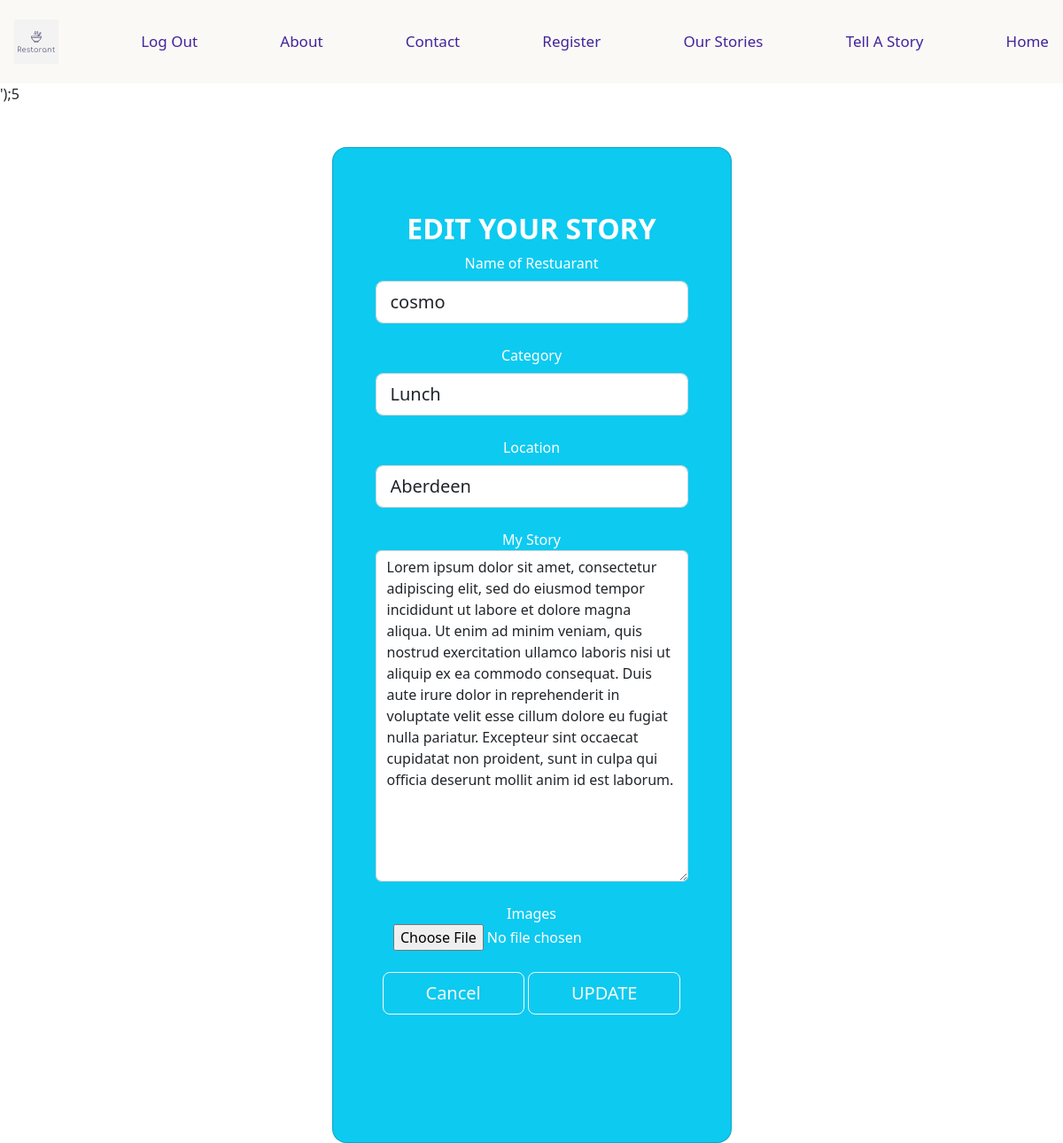
Screenshot of /storyedit.php?sid=46 (signed in) with the database file from the repository.
### tables this page shows
CREATE TABLE `allstories` (
  `sid` int(11) NOT NULL,
  `rname` varchar(150) NOT NULL,
  `category` varchar(150) NOT NULL,
  `location` varchar(100) NOT NULL,
  `description` text NOT NULL,
  `images` varchar(100) DEFAULT NULL,
  `id` int(11) NOT NULL
);

### storyedit.php (the view, shortened to what this page needs)
<?php
    readfile('headerLogout.php');
    include_once 'assets/sql/connect.php';
    $session_id = $_SESSION['id'];
    $sid = $_GET['sid'];
    echo $session_id;
    $stmt = $conn->query("SELECT * FROM allstories where sid = $sid");
    $row_allstories = $stmt->fetch(PDO::FETCH_ASSOC);
    ?>
<html>
    <head>
        <link rel="stylesheet" href="">
        <link href="https://cdn.jsdelivr.net/npm/bootstrap@5.2.3/dist/css/bootstrap.min.css" rel="stylesheet">
    </head>
    <body>
    <form method="post" action="" enctype="multipart/form-data">
            <section class="vh-100 gradient-custom">
                <div class="container-lg py-5 h-100">
                    <div class="row d-flex justify-content-center align-items-center h-100">
                    <div class="col-12 col-md-8 col-lg-6 col-xl-5">
                        <div class="card bg-info text-white" style="border-radius: 1rem;">
                        <div class="card-body p-5 text-center">
                            <div class="mb-md-5 mt-md-4 pb-5">
                            <h2 class="fw-bold mb-2 text-uppercase">Edit your Story</h2>
                            <div class="form-outline form-white mb-4">
                                <label class="form-label" for="rname">Name of Restuarant</label>
                                <input type="text" id="typeEmailX" class="form-control form-control-lg" name="rname" value='<?php echo $row_allstories['rname']; ?>'/>
                            </div>
                            <div class="form-outline form-white mb-4">
                                <label class="form-label" for="typePasswordX">Category</label>
                                <input type="text" id="typePasswordX" class="form-control form-control-lg" name="category" value='<?php echo $row_allstories['category']; ?>'/>
                            </div>
                            <div class="form-outline form-white mb-4">
                                <label class="form-label" for="typePasswordX">Location</label>
                                <input type="text" id="typePasswordX" class="form-control form-control-lg" name="location" value='<?php echo $row_allstories['location']; ?>'/>
                            </div>
                            <div>
                                <label for="story">My Story</label><br>
                                <textarea class="form-control" rows="15" id="comment" name="description"><?php echo $row_allstories['description']; ?></textarea><br>
                            </div>
                            <div>
                            <div>
                            <label for="story">Images</label><br>
                                <input type="file" id="image" name="image" value="'.$image.'"/><br><br>
                            </div>
                            <button class="btn btn-outline-light btn-lg px-5" type="submit" name="cancelBTN">Cancel</button>
                            <button class="btn btn-outline-light btn-lg px-5" type="submit" name="updateBTN">UPDATE</button>
                        </div>
                        </div>
                    </div>
                    </div>
                </div>
            </section>
        </form>
    </body>
</html>

### assets/css/header.css (style rules this page uses)
.navBar { background-color: #FAF9F6; overflow: hidden; }
.navBar a { color: rgb(68, 36, 154); float: left; text-align: center; padding: 14px 16px; text-decoration: none; font-size: 17px; }

### rows the page displays
allstories: rname "cosmo", category "Lunch", location "Aberdeen", description "Lorem ipsum dolor sit amet, consectetur adipiscing elit, sed do eiusmod tempor incididunt ut labore et dolore magna aliqua. Ut enim ad minim veniam, quis nostrud exercitation ullamco laboris nisi ut aliquip ex ea commodo consequat. Duis aute irure dolor in reprehenderit in voluptate velit esse cillum dolore eu fugiat nulla pariatur. Excepteur sint occaecat cupidatat non proident, sunt in culpa qui officia deserunt mollit anim id est laborum."

### other values shown
$session_id "5"
